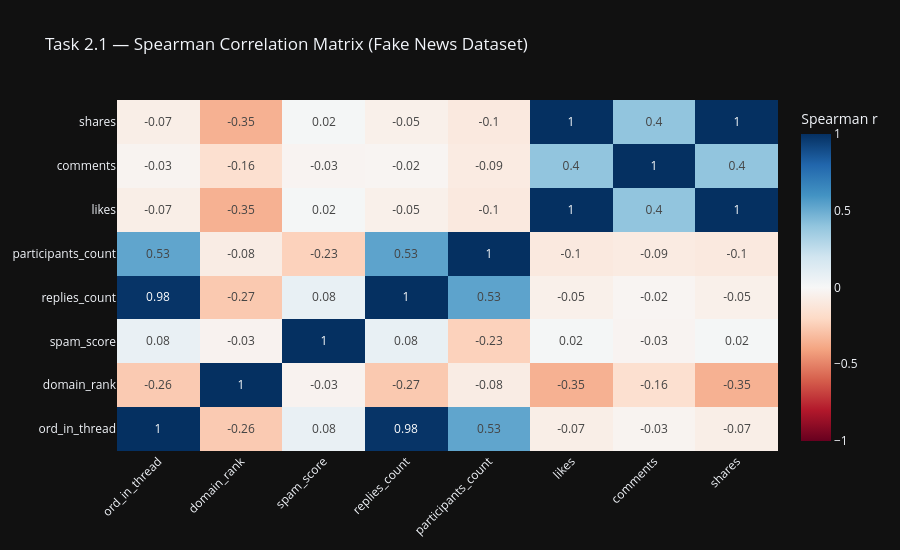

The cell this chart's notebook holds for it:
### Markdown cell above
## Task 2.1 — Spearman Correlation Heatmap
Spearman rank correlation is used instead of Pearson because it is
robust to non-normal distributions and monotonic (non-linear) relationships.

> **Technique reference:** Spearman rank correlation is defined in [Spearman, 1904]. Computed using `scipy.stats.spearmanr` — SciPy is documented in Virtanen et al. (2020), *Nature Methods*, 17, 261–272.

### Code cell
# ── Task 2.1: Spearman Correlation ───────────────────────────────────────────
numeric_cols = [
    'ord_in_thread', 'domain_rank', 'spam_score',
    'replies_count', 'participants_count', 'likes', 'comments', 'shares'
]
# Keep only columns that actually exist in the dataset
numeric_cols = [c for c in numeric_cols if c in df.columns]

# Replace empty strings with NaN, coerce to numeric, drop missing
num_df = df[numeric_cols].apply(pd.to_numeric, errors='coerce').dropna()

# Compute Spearman correlation matrix
spearman_corr, _ = stats.spearmanr(num_df)
corr_matrix = pd.DataFrame(spearman_corr, index=num_df.columns, columns=num_df.columns)

# Interactive Plotly heatmap
fig = go.Figure(
    go.Heatmap(
        z=corr_matrix.values,
        x=corr_matrix.columns.tolist(),
        y=corr_matrix.index.tolist(),
        colorscale='RdBu',
        zmin=-1, zmax=1,
        text=corr_matrix.round(2).values,
        texttemplate='%{text}',
        hovertemplate='%{y} vs %{x}: %{z:.3f}<extra></extra>',
        colorbar=dict(title='Spearman r')
    )
)
fig.update_layout(
    title='Task 2.1 — Spearman Correlation Matrix (Fake News Dataset)',
    template='plotly_dark',
    xaxis_tickangle=-45,
    height=550
)
fig.show()

# Identify top 3 correlated pairs (exclude self-correlations)
upper = corr_matrix.where(np.triu(np.ones(corr_matrix.shape), k=1).astype(bool))
top_pairs = (
    upper.stack()
    .abs()
    .sort_values(ascending=False)
    .head(3)
)
print('Top 3 Spearman-correlated pairs:')
print(top_pairs)

### Figure 1 — Plotly figure (JSON) as saved in the notebook; plotly's stock layout.template omitted (floating-point values rounded to 4 significant figures)
{"data": [{"colorbar": {"title": {"text": "Spearman r"}}, "colorscale": [[0, "rgb(103,0,31)"], [0.1, "rgb(178,24,43)"], [0.2, "rgb(214,96,77)"], [0.3, "rgb(244,165,130)"], [0.4, "rgb(253,219,199)"], [0.5, "rgb(247,247,247)"], [0.6, "rgb(209,229,240)"], [0.7, "rgb(146,197,222)"], [0.8, "rgb(67,147,195)"], [0.9, "rgb(33,102,172)"], [1, "rgb(5,48,97)"]], "hovertemplate": "%{y} vs %{x}: %{z:.3f}<extra></extra>", "text": [[1.0, -0.26, 0.08, 0.98, 0.53, -0.07, -0.03, -0.07], [-0.26, 1.0, -0.03, -0.27, -0.08, -0.35, -0.16, -0.35], [0.08, -0.03, 1.0, 0.08, -0.23, 0.02, -0.03, 0.02], [0.98, -0.27, 0.08, 1.0, 0.53, -0.05, -0.02, -0.05], [0.53, -0.08, -0.23, 0.53, 1.0, -0.1, -0.09, -0.1], [-0.07, -0.35, 0.02, -0.05, -0.1, 1.0, 0.4, 1.0], [-0.03, -0.16, -0.03, -0.02, -0.09, 0.4, 1.0, 0.4], [-0.07, -0.35, 0.02, -0.05, -0.1, 1.0, 0.4, 1.0]], "texttemplate": "%{text}", "type": "heatmap", "x": ["ord_in_thread", "domain_rank", "spam_score", "replies_count", "participants_count", "likes", "comments", "shares"], "y": ["ord_in_thread", "domain_rank", "spam_score", "replies_count", "participants_count", "likes", "comments", "shares"], "z": [[1.0, -0.2611, 0.07598, 0.9844, 0.527, -0.0661, -0.02712, -0.0661], [-0.2611, 1.0, -0.03449, -0.2664, -0.07826, -0.3542, -0.1627, -0.3542], [0.07598, -0.03449, 1.0, 0.07965, -0.2326, 0.01576, -0.02555, 0.01576], [0.9844, -0.2664, 0.07965, 1.0, 0.5342, -0.05262, -0.01923, -0.05262], [0.527, -0.07826, -0.2326, 0.5342, 1.0, -0.1003, -0.08728, -0.1003], [-0.0661, -0.3542, 0.01576, -0.05262, -0.1003, 1.0, 0.4, 1.0], [-0.02712, -0.1627, -0.02555, -0.01923, -0.08728, 0.4, 1.0, 0.4], [-0.0661, -0.3542, 0.01576, -0.05262, -0.1003, 1.0, 0.4, 1.0]], "zmax": 1, "zmin": -1}], "layout": {"height": 550, "title": {"text": "Task 2.1 — Spearman Correlation Matrix (Fake News Dataset)"}, "xaxis": {"tickangle": -45}}}
